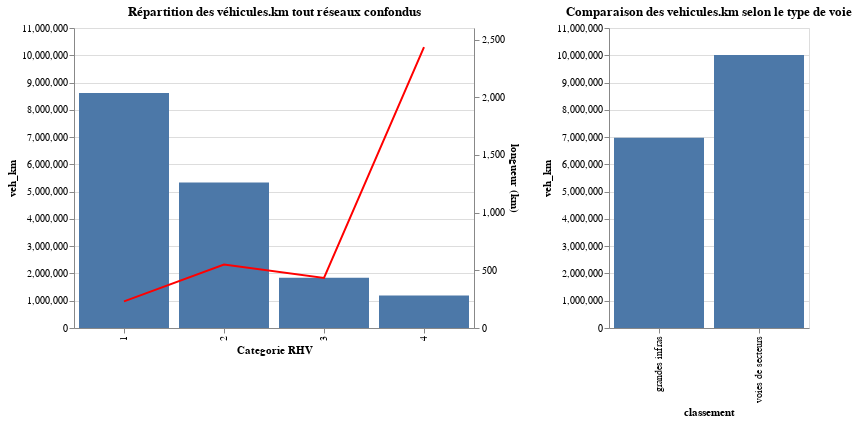

The cell this chart's notebook holds for it:
### Code cell
#graphique de répartition des véhicules km par categories
((alt.Chart(donnees_generales.reset_index()).mark_bar().encode(x='cat_rhv_simplifiee', y=alt.Y('veh_km', scale=alt.Scale(domain=[0,11000000]))) +
alt.Chart(donnees_generales.reset_index()).mark_line(color='red').encode(x=alt.X('cat_rhv_simplifiee', title= 'Categorie RHV'), 
                                                                         y=alt.Y('longueur',title='longueur (km)'))).resolve_scale(y='independent').properties(
    title='Répartition des véhicules.km tout réseaux confondus', width=400) | alt.Chart(pd.concat([stat_secteurs.sum().reset_index().assign(classement='voies de secteurs'),
                     grandes_infras.sum().reset_index().assign(classement='grandes infras')]).rename(columns={0:'veh_km'}).drop(1)).mark_bar().encode(
    x='classement', y='veh_km').properties(title='Comparaison des vehicules.km selon le type de voie', width=200)).resolve_scale(y='shared')

### Figure 1 — Vega-Lite specification as saved in the notebook (floating-point values rounded to 4 significant figures)
{"config": {"view": {"continuousWidth": 400, "continuousHeight": 300}}, "hconcat": [{"layer": [{"data": {"name": "data-aae6fd0cbf23aaae31ada7777f59c318"}, "mark": "bar", "encoding": {"x": {"type": "nominal", "field": "cat_rhv_simplifiee"}, "y": {"type": "quantitative", "field": "veh_km", "scale": {"domain": [0, 11000000]}}}}, {"data": {"name": "data-aae6fd0cbf23aaae31ada7777f59c318"}, "mark": {"type": "line", "color": "red"}, "encoding": {"x": {"type": "nominal", "field": "cat_rhv_simplifiee", "title": "Categorie RHV"}, "y": {"type": "quantitative", "field": "longueur", "title": "longueur (km)"}}}], "resolve": {"scale": {"y": "independent"}}, "title": "Répartition des véhicules.km tout réseaux confondus", "width": 400}, {"data": {"name": "data-3af1776e6a0be0e50c5682213a2fd388"}, "mark": "bar", "encoding": {"x": {"type": "nominal", "field": "classement"}, "y": {"type": "quantitative", "field": "veh_km"}}, "title": "Comparaison des vehicules.km selon le type de voie", "width": 200}], "resolve": {"scale": {"y": "shared"}}, "$schema": "https://vega.github.io/schema/vega-lite/v4.8.1.json", "datasets": {"data-aae6fd0cbf23aaae31ada7777f59c318": [{"cat_rhv_simplifiee": "1", "veh_km": 8616000.0, "longueur": 230.2}, {"cat_rhv_simplifiee": "2", "veh_km": 5333000.0, "longueur": 550.2}, {"cat_rhv_simplifiee": "3", "veh_km": 1844000.0, "longueur": 434.3}, {"cat_rhv_simplifiee": "4", "veh_km": 1194000.0, "longueur": 2435.0}], "data-3af1776e6a0be0e50c5682213a2fd388": [{"index": "veh_km", "veh_km": 10010000.0, "classement": "voies de secteurs"}, {"index": "veh_km", "veh_km": 6980000.0, "classement": "grandes infras"}]}}
